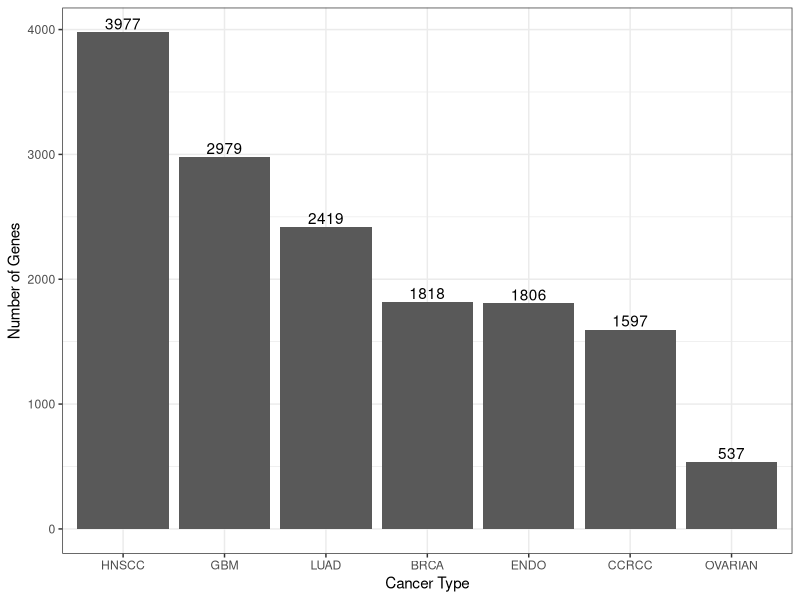

This figure's R source:
# Gene Counts by Cancer

require(ggplot2)
require(gridExtra)
library(tidyverse)
library(grid)

sig_genes_by_cancer <- read_csv("sig_genes_by_cancer.csv")
data = sig_genes_by_cancer %>%
  gather(key='cancer', value='gene', -1) %>%
  drop_na() %>%
  group_by(cancer) %>%
    summarise(
      counts = n()
    )

ggplot(data, aes(x=reorder(cancer, -counts), y=counts)) +
  geom_col(position='dodge', stat='identity') +
  xlab('Cancer Type') +
  ylab('Number of Genes') +
  geom_text(aes(label=counts), position=position_dodge(width=0.9), vjust=-0.25) +
  theme_bw()